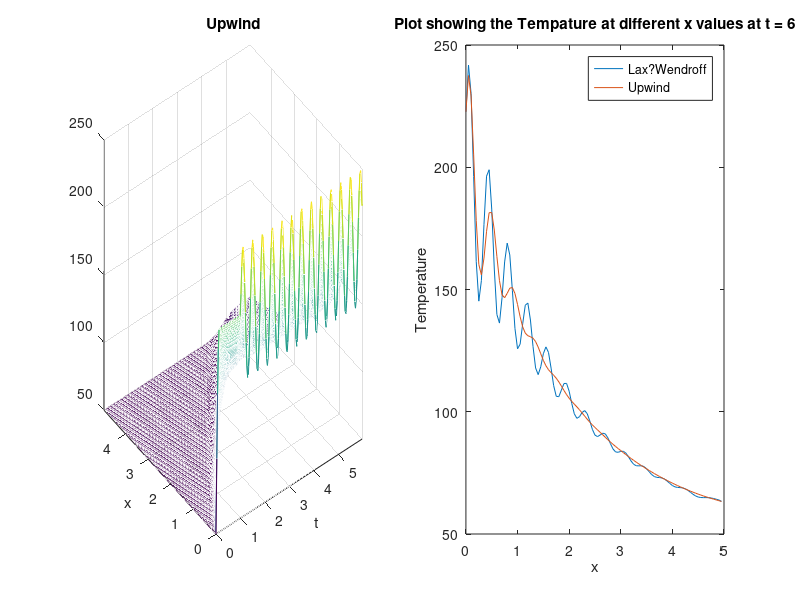

Write MATLAB code to recreate this figure.
% Exercise 4 Huperbolic equations
% Upwind a > 0 stable if |a|lamdba =< 1
tmax = 6;
xmin = 0;
xmax = 4.5;
tau = 2.2;
N = 100;
dt =0.02;
dx = (xmax-xmin)/N;
lambda = dt/dx;
tmin = 0;
T_in = tmin : dt : tmax- dt;
a = 1;
%R=@(t) sin(2*pi*t/tau);
R=@(t) square(2*pi*t/tau);
gsq = square(2*pi*T_in/tau);
%gsin = sin(2*pi*T_in/tau);
u = zeros((round(tmax/dt)),(xmax/dx));
X_in=(xmin : dt : xmax-dt);
% BC
u(:,1) = gsq;
%u(:,1) = gsin;
tempVec = zeros(round(tmax/dt),1);
for n = 1 : round(tmax/dt) -1 %Time loop:
    for j = 2 : xmax/dx  % Space loops, Starting from 2, IC at 1
        u(n+1,j) = u(n,j) - a*lambda*(u(n,j)-u(n,j-1)); % upwind
    end
    A = circshift(tempVec,1);
    A(1) = R(T_in(n+1));
    tempVec = A;
    test = A(1:length(X_in));
    %test(n) = R(T_in(n));
    %plot((xmin : dx : xmax-dx),test(n))
    %plot((xmin : dx : xmax-dx),test, 'g')
    
    %plot((xmin : dx : xmax-dx),u(n,:),'r')
%     axis([0 xmax -1 1])
%     shg
%     pause(dt/10)
    
end
Upwind = u(end,:);
plot(X_in, test,'b')
hold on
plot((xmin : dx : xmax-dx), u(end,:),'r')
xlabel('x')
title('Plot at time = 6')
legend('exact solution', 'Upwind')
axis([0 xmax -1.1 1.1])
%%
% Lax?Wendroff, stable for |a|lambda =<1
tmin = 0;
tmax = 6;
xmin = 0;
xmax = 4.5;
tau = 2.2;
N = 100;
dt = 0.02; %0.03
dx = (xmax-xmin)/N;
lambda = dt/dx;
T_in = tmin : dt : tmax- dt;
a = 1;
X_in=(xmin : dt : xmax-dt);
%gsq = square(2*pi*T_in/tau);
gsin = sin(2*pi*T_in/tau);
R=@(t) sin(2*pi*t/tau);
%R=@(t) square(2*pi*t/tau);

u = zeros((round(tmax/dt)),(xmax/dx));
test = zeros((round(tmax/dt)),1);
% BC
%u(:,1) = gsq;
u(:,1) = gsin;
tempVec = zeros(round(tmax/dt),1);

for n = 1 : round(tmax/dt)-1 %Time loop:
    for j = 2 : xmax/dx  % Space loops, Starting from 2, IC at 1
        if j == xmax/dx %Extrapolate for j+1
            polate = 2*u(n, j-1) - u(n, j-2);
            u(n+1,j) = u(n,j) - a*lambda/2*(polate-u(n,j-1))+((a^2*lambda^2)/2)*(polate-2*u(n,j)+u(n,j-1));
        else
            u(n+1,j) = u(n,j) - a*lambda/2*(u(n,j+1)-u(n,j-1))+((a^2*lambda^2)/2)*(u(n,j+1)-2*u(n,j)+u(n,j-1)); % upwind
        end
        
    end
    A = circshift(tempVec,1);
    A(1) = R(T_in(n+1));
    tempVec = A;
    test = A(1:length(X_in));
%     plot((xmin : dx : xmax-dx),u(n,:),'r')
%     axis([0 xmax -1 1])
%     shg
%     pause(dt/1000)
%     
end
Wendroff=u(end,:);
plot(X_in, test,'b')
hold on
plot((xmin : dx : xmax-dx), u(end,:),'r')
xlabel('x')
title('Plot at time = 6')
legend( 'exact solution','Lax wendroff')
axis([0 xmax -1.1 1.1])

%%
% Lax?Friedrich, stable for |a|lambda =<1

tmax = 6;
xmin = 0;
xmax = 4.5;
tau = 2.2;
N = 100;
dt = 0.02;
dx = (xmax-xmin)/N;
lambda = dt/dx;
tmin = 0;
T_in = tmin : dt : tmax- dt;
X_in=(xmin : dt : xmax-dt);
tmax = 6;
a = 1;
R=@(t) sin(2*pi*t/tau);
%R=@(t) square(2*pi*t/tau);
%gsq = square(2*pi*T_in/tau);
gsin = sin(2*pi*T_in/tau);
u = zeros((round(tmax/dt)),(xmax/dx));
% BC
%u(:,1) = gsq;
u(:,1) = gsin;
tempVec = zeros(round(tmax/dt),1);

for n = 1 : round(tmax/dt)-1 %Time loop:
    for j = 2 : xmax/dx  % Space loops, Starting from 2, IC at 1
        if j == xmax/dx %Extrapolate for j+1
            polate = 2*u(n, j-1) - u(n, j-2);
            u(n+1,j) = 0.5*(polate+u(n,j-1)) - a*lambda/2*(polate-u(n,j-1));;
        else
            u(n+1,j) = 0.5*(u(n,j+1)+u(n,j-1)) - a*lambda/2*(u(n,j+1)-u(n,j-1)); % upwind
        end
    end
    A = circshift(tempVec,1);
    A(1) = R(T_in(n+1));
    tempVec = A;
    test = A(1:length(X_in));
%     plot((xmin : dx : xmax-dx),u(n,:),'r')
%     axis([0 xmax -1 1])
%     shg
%     pause(dt/10)
    
end
Friedrich=u(end,:);
plot(X_in, test,'b')
hold on
plot((xmin : dx : xmax-dx), u(end,:),'r')
xlabel('x')
title('Plot at time = 6')
legend( 'exact solution','Lax Friedrich')
axis([0 xmax -1.1 1.1])
%%
% Plotting the three methods above on top of each other
plot((xmin : dx : xmax-dx), Upwind,'g')
hold on
plot((xmin : dx : xmax-dx), Friedrich,'b')
hold on 
plot((xmin : dx : xmax-dx), Wendroff,'r')
hold on
plot(X_in, test,'--')
xlabel('x')
title('Plot at time = 6')
legend( 'Upwind','Lax Friedrich','Lax wendroff','Exact Solution')
axis([0 xmax -1.4 1.4])
%%
% part 2 upwind
tmin = 0;
tmax = 6;
xmin = 0;
xmax = 5;
alpha = 0.5;
Tcool = 50;
Thot = 200;
a = 1;
N = 100;
dt = 0.03; %0.03 gives exact = wandroff??
dx = (xmax-xmin)/N;
lambda = dt/dx;
% T_in = tmin : dt : tmax;
T_in = tmin : dt : tmax- dt;
BC1 = Tcool +(Thot - Tcool)*sin(4*pi*T_in);
BC2 = Thot;
BC3 = Thot + Tcool*sin(5*pi*(T_in-1));
T = zeros((round(tmax/dt)),(xmax/dx)); % IC

% Setting up BC
for i = 1 : length(T_in)
    if T_in(i) <=0.125
        T(i,1) = BC1(i);
    elseif (T_in(i) > 0.125) && (T_in(i) <= 1)
        T(i,1) = BC2;
    else
        T(i,1) = BC3(i);
    end
end
T(1,:) = ones(length(T(1,:)),1)*Tcool;
for n = 1 : round(tmax/dt)-1 %Time loop:
    for j = 2 : xmax/dx  % Space loops, Starting from 2, IC at 1
        T(n+1,j) = T(n,j) - a*lambda*(T(n,j)-T(n,j-1))-dt*(alpha*(T(n,j)-Tcool)); 
    end

%     mesh(T_in,(xmin : dx : xmax-dx), T')
%     shg
%     pause(dt/10)
    
end
T1 = T;
mesh(T_in,(xmin : dx : xmax-dx), T')
xlabel('t');
ylabel('x')
zlabel('Temperature')
%plot((tmin : dt : tmax), u(:,100))

%%
% part 2 Laxen
tmin = 0;
tmax = 6;
xmin = 0;
xmax = 5;
alpha = 0.5;
Tcool = 50;
Thot = 200;
a = 1;
N = 100;
dt = 0.03;
v = 1;
dx = (xmax-xmin)/N;
lambda = dt/dx;
T_in = tmin : dt : tmax- dt;
BC1 = Tcool +(Thot - Tcool)*sin(4*pi*T_in);
BC2 = Thot;
BC3 = Thot + Tcool*sin(5*pi*(T_in-1));
T = zeros((round(tmax/dt)),(xmax/dx)); % IC

% Setting up BC
for i = 1 : length(T_in)
    if T_in(i) <=0.125
        T(i,1) = BC1(i);
    elseif (T_in(i) > 0.125) && (T_in(i) <= 1)
        T(i,1) = BC2;
    else
        T(i,1) = BC3(i);
    end
end
sig = v*dt/dx;
T(1,:) = ones(length(T(1,:)),1)*Tcool;
for n = 1 : round(tmax/dt)-1 %Time loop:
    for j = 2 : xmax/dx  % Space loops, Starting from 2, IC at 1
        if j == xmax/dx % Extrapolate for j+1
            polate = 2*T(n, j-1) - T(n, j-2);
            T(n+1,j) = T(n,j) -(sig*(1-alpha*dt)/2)*(polate-T(n,j-1))+(0.5*sig^2)*(polate-2*T(n,j)+T(n,j-1))-dt*(1-0.5*alpha*dt)*(alpha*(T(n,j)-Tcool));
        else
            T(n+1,j) = T(n,j) -(sig*(1-alpha*dt)/2)*(T(n,j+1)-T(n,j-1))+(0.5*sig^2)*(T(n,j+1)-2*T(n,j)+T(n,j-1))-dt*(1-0.5*alpha*dt)*(alpha*(T(n,j)-Tcool));
        end
    end

%     plot(T_in,(xmin : dx : xmax-dx),T(n,:))
%     axis([0 xmax -1 1])
%     shg
%     pause(dt/10)
    
end
mesh(T_in,(xmin : dx : xmax-dx), T')
xlabel('t');
ylabel('x')
zlabel('Temperature')
%plot((tmin : dt : tmax), u(:,100))
%%
% subplots a)
subplot(1,2,1);
mesh(T_in,(xmin : dx : xmax-dx), T1')
title('Upwind')
xlabel('t');
ylabel('x')
axis tight
subplot(1,2,2);
mesh(T_in,(xmin : dx : xmax-dx), T')
title('Lax?Wendroff')
xlabel('t');
ylabel('x')
axis tight
%%
% b)
% at t = 3 and t = 6
idx = (tmax/dt);

plot((xmin : dx : xmax-dx),T(idx,:))
hold on
plot((xmin : dx : xmax-dx),T1(idx,:)) 
legend('Lax?Wendroff', 'Upwind')
xlabel('x')
ylabel('Temperature')
title('Plot showing the Tempature at different x values at t = 6')